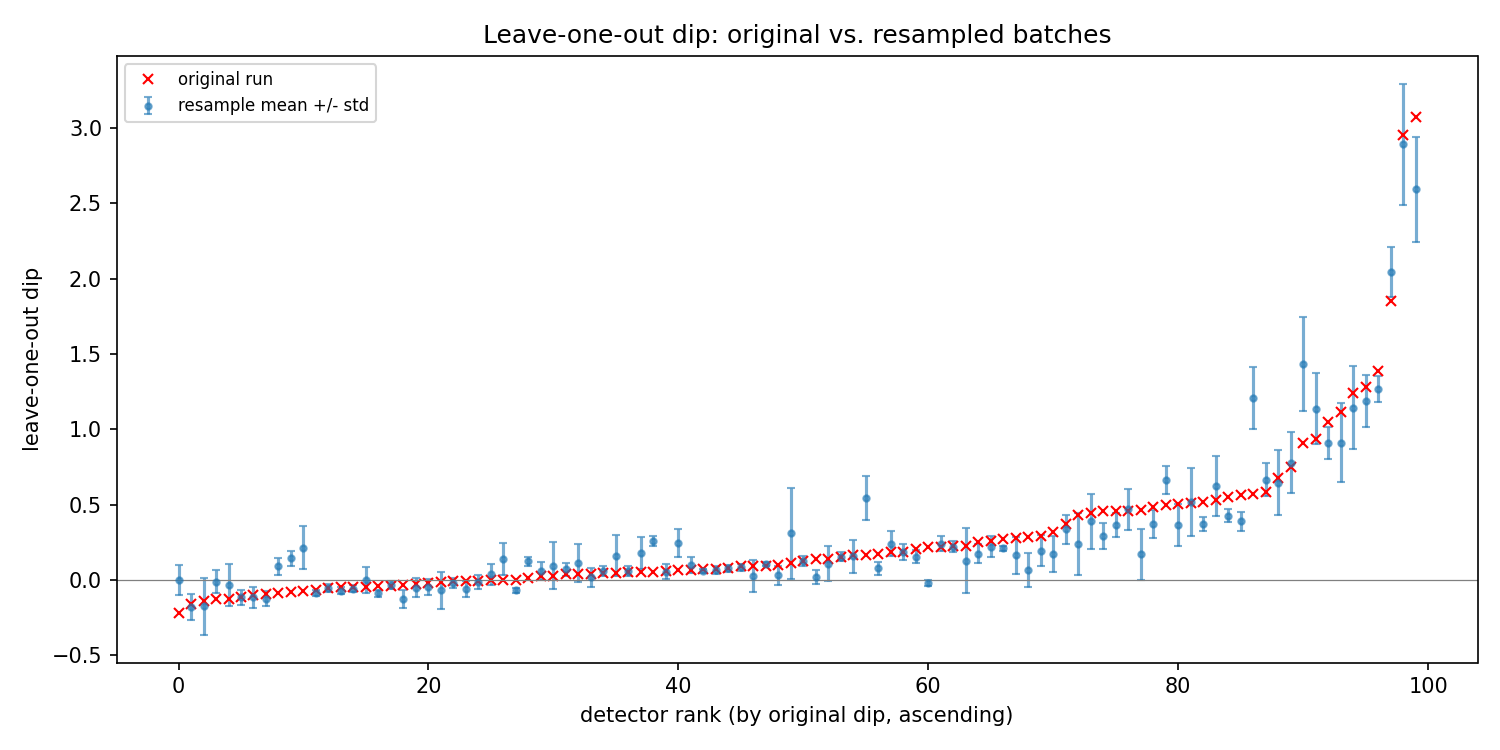

This chart was generated by the following Python code:
#!/usr/bin/env python3
"""
Consolidation follow-up to detector_removal_analysis.py: is the "critical
five" / "redundant five" ranking from the leave-one-out sweep stable, or an
artifact of the one fixed batch of primaries (BATCH_SEED_BASE=1000,
N_BATCHES=3) that experiment happened to use?

Repeats the leave-one-out sweep K times, each against an independently drawn
set of fresh batches (different seed bases, all avoiding both seed=42 -- the
training/scoring batch, a known outlier -- and 1000, already used by the
original run). Reports, across all K+1 dip vectors (the K new ones plus the
original from detector_removal_results.json):
  - pairwise Pearson correlation (are the per-detector dips consistent in
    relative ranking across independent primary samples?)
  - per-detector mean +/- std of dip (a resampling-based uncertainty band)
  - how often each of the ORIGINAL top-5 critical / bottom-5 redundant
    detectors reappears in each resample's own top-5 / bottom-5
"""
import os, sys, json, time
import numpy as np
import torch

_V6 = os.path.dirname(os.path.dirname(os.path.abspath(__file__)))
sys.path.insert(0, _V6)
import layouts as _layouts  # noqa: E402  (layout paths live in one place)
from common import DEVICE, Scorer, N_DETECTORS, utility_of_xy


# Results live beside the other run outputs, not next to the code.
HERE = _layouts.results_dir()
BATCH_SIZE = 512
N_BATCHES = 3          # match the original run's convention exactly
N_RESAMPLES = 5
RESAMPLE_SEED_BASES = [2000, 3000, 4000, 5000, 6000]   # avoid 42 and 1000 (already used)
N_HIGHLIGHT = 5

print("=" * 70)
print("Detector removal: batch-resampling robustness check")
print("=" * 70)

# The whole point of this script is to re-draw batches per seed base, so no
# fixed set is held: ask the scorer for none and use its draw() directly.
sc = Scorer(n_batches=0, batch_size=BATCH_SIZE)
fnn, recon = sc.fnn, sc.recon


def fresh_batches(seed_base, n_batches):
    return [sc.draw(seed_base + b, BATCH_SIZE) for b in range(n_batches)]


def load_layout(path):
    d = torch.load(path, map_location="cpu", weights_only=False)
    return d["x"].float().reshape(-1), d["y"].float().reshape(-1), float(d["U"])


lbfgs_x, lbfgs_y, _ = load_layout(
    _layouts.primary())

with open(os.path.join(HERE, "detector_removal_results.json")) as f:
    original = json.load(f)
original_dips = np.array(original["leave_one_out"]["dips"], dtype=np.float64)
original_full_U = float(original["full_U"])


@torch.no_grad()
def eval_U(x, y, batches):
    Us = [float(utility_of_xy(x.to(DEVICE), y.to(DEVICE), p, fnn, recon)[0].item()) for p in batches]
    return float(np.mean(Us))


def leave_one_out_dips(batches):
    full_U = eval_U(lbfgs_x, lbfgs_y, batches)
    dips = np.zeros(N_DETECTORS, dtype=np.float64)
    for i in range(N_DETECTORS):
        mask = torch.ones(N_DETECTORS, dtype=torch.bool)
        mask[i] = False
        u_without = eval_U(lbfgs_x[mask], lbfgs_y[mask], batches)
        dips[i] = full_U - u_without
    return full_U, dips


all_dips = [original_dips]   # index 0 = original run
all_full_U = [original_full_U]
labels = ["original(seed_base=1000)"]

for k, seed_base in enumerate(RESAMPLE_SEED_BASES):
    t0 = time.time()
    batches = fresh_batches(seed_base, N_BATCHES)
    full_U, dips = leave_one_out_dips(batches)
    all_dips.append(dips)
    all_full_U.append(full_U)
    labels.append(f"resample{k}(seed_base={seed_base})")
    print(f"[resample {k}] seed_base={seed_base}  full_U={full_U:.4f}  "
          f"dip mean={dips.mean():.4f} std={dips.std():.4f}  ({time.time()-t0:.0f}s)")

all_dips = np.stack(all_dips, axis=0)   # (N_RESAMPLES+1, N_DETECTORS)

print(f"\nfull_U across {len(all_full_U)} independent samples: "
      f"mean={np.mean(all_full_U):.3f} std={np.std(all_full_U):.3f} "
      f"(individual: {[round(u,3) for u in all_full_U]})")

# ── Pairwise correlation between dip vectors (including the original) ─────
n_runs = all_dips.shape[0]
corr = np.corrcoef(all_dips)
print(f"\n[correlation] pairwise Pearson r between all {n_runs} dip vectors "
      f"(1.0 on diagonal):")
for i in range(n_runs):
    row = "  ".join(f"{corr[i,j]:+.3f}" for j in range(n_runs))
    print(f"  {labels[i]:28s}: {row}")
off_diag = corr[~np.eye(n_runs, dtype=bool)]
print(f"  mean off-diagonal r = {off_diag.mean():.3f}  (min={off_diag.min():.3f})")

# ── Per-detector mean/std across the K NEW resamples only (excludes original) ──
resample_dips = all_dips[1:]   # (N_RESAMPLES, N_DETECTORS)
dip_mean = resample_dips.mean(axis=0)
dip_std = resample_dips.std(axis=0)

# ── Rank stability: does each resample's own top/bottom-5 match the original's? ──
original_order = np.argsort(original_dips)
original_critical = set(original_order[-N_HIGHLIGHT:].tolist())
original_redundant = set(original_order[:N_HIGHLIGHT].tolist())

print(f"\n[rank stability] original critical-{N_HIGHLIGHT}: {sorted(original_critical)}")
print(f"[rank stability] original redundant-{N_HIGHLIGHT}: {sorted(original_redundant)}")

critical_hit_counts = {d: 0 for d in original_critical}
redundant_hit_counts = {d: 0 for d in original_redundant}
for k in range(N_RESAMPLES):
    order_k = np.argsort(resample_dips[k])
    critical_k = set(order_k[-N_HIGHLIGHT:].tolist())
    redundant_k = set(order_k[:N_HIGHLIGHT].tolist())
    for d in original_critical:
        if d in critical_k:
            critical_hit_counts[d] += 1
    for d in original_redundant:
        if d in redundant_k:
            redundant_hit_counts[d] += 1
    print(f"  resample{k} own critical-{N_HIGHLIGHT}: {sorted(critical_k)}  "
          f"(overlap with original: {len(critical_k & original_critical)}/{N_HIGHLIGHT})")
    print(f"  resample{k} own redundant-{N_HIGHLIGHT}: {sorted(redundant_k)}  "
          f"(overlap with original: {len(redundant_k & original_redundant)}/{N_HIGHLIGHT})")

print(f"\n[rank stability] how many of {N_RESAMPLES} resamples keep each ORIGINAL "
      f"critical detector in their own top-{N_HIGHLIGHT}:")
for d in sorted(original_critical, key=lambda d: -original_dips[d]):
    print(f"    det {d:3d}  original_dip={original_dips[d]:+.4f}  "
          f"resample_mean={dip_mean[d]:+.4f}+/-{dip_std[d]:.4f}  "
          f"hit {critical_hit_counts[d]}/{N_RESAMPLES}")
print(f"[rank stability] how many of {N_RESAMPLES} resamples keep each ORIGINAL "
      f"redundant detector in their own bottom-{N_HIGHLIGHT}:")
for d in sorted(original_redundant, key=lambda d: original_dips[d]):
    print(f"    det {d:3d}  original_dip={original_dips[d]:+.4f}  "
          f"resample_mean={dip_mean[d]:+.4f}+/-{dip_std[d]:.4f}  "
          f"hit {redundant_hit_counts[d]}/{N_RESAMPLES}")

results = dict(
    labels=labels,
    all_dips=all_dips.tolist(),
    all_full_U=all_full_U,
    correlation_matrix=corr.tolist(),
    mean_offdiag_correlation=float(off_diag.mean()),
    resample_dip_mean=dip_mean.tolist(),
    resample_dip_std=dip_std.tolist(),
    original_critical=sorted(original_critical),
    original_redundant=sorted(original_redundant),
    critical_hit_counts={str(k): v for k, v in critical_hit_counts.items()},
    redundant_hit_counts={str(k): v for k, v in redundant_hit_counts.items()},
)
out_path = os.path.join(HERE, "detector_removal_batch_robustness_results.json")
with open(out_path, "w") as f:
    json.dump(results, f, indent=2)
print(f"\nSaved to {out_path}")

try:
    import matplotlib
    matplotlib.use("Agg")
    import matplotlib.pyplot as plt
    fig, ax = plt.subplots(figsize=(10, 5))
    order = np.argsort(original_dips)
    ax.errorbar(np.arange(N_DETECTORS), dip_mean[order], yerr=dip_std[order],
                fmt="o", markersize=3, capsize=2, alpha=0.6, label="resample mean +/- std")
    ax.plot(np.arange(N_DETECTORS), original_dips[order], "x", color="red",
            markersize=5, label="original run")
    ax.axhline(0, color="gray", linewidth=0.6)
    ax.set_xlabel("detector rank (by original dip, ascending)")
    ax.set_ylabel("leave-one-out dip")
    ax.set_title("Leave-one-out dip: original vs. resampled batches")
    ax.legend(fontsize=8)
    fig.tight_layout()
    out_png = os.path.join(HERE, "detector_removal_batch_robustness.png")
    fig.savefig(out_png, dpi=150)
    print(f"[plot] wrote {out_png}")
except Exception as exc:
    print(f"[plot] skipped ({exc!r})")

print("\n" + "=" * 70)
print("SUMMARY")
print("=" * 70)
print(f"  mean pairwise dip-vector correlation across {n_runs} independent batch "
      f"draws: {off_diag.mean():.3f}")
print(f"  original critical-{N_HIGHLIGHT} average hit rate in resamples' own "
      f"critical-{N_HIGHLIGHT}: {np.mean(list(critical_hit_counts.values()))/N_RESAMPLES*100:.0f}%")
print(f"  original redundant-{N_HIGHLIGHT} average hit rate in resamples' own "
      f"redundant-{N_HIGHLIGHT}: {np.mean(list(redundant_hit_counts.values()))/N_RESAMPLES*100:.0f}%")
